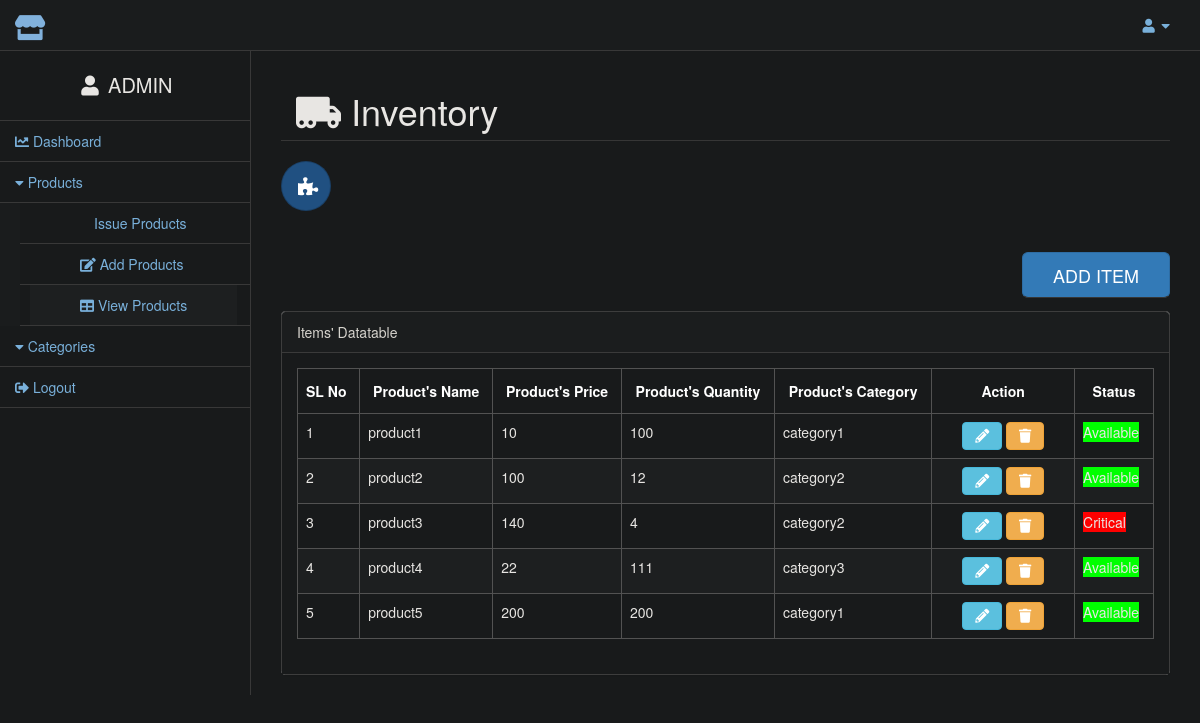
Screenshot of /datatable_inventory.php (signed in) with the database file from the repository.
### tables this page shows
CREATE TABLE `inventory` (
  `id` int(11) NOT NULL,
  `product_name` varchar(255) NOT NULL,
  `product_price` int(11) NOT NULL,
  `product_quantity` int(11) NOT NULL,
  `category` tinytext NOT NULL
);

### datatable_inventory.php (the view, shortened to what this page needs)
<?php
require 'db_connect.php';
?>
<!DOCTYPE html>
<html lang="en">
<head>
    <?php include 'head.php';
    ?>
</head>
<body>
    <div id="wrapper">
        <?php include 'navbar.php';?>
        <div id="page-wrapper">
            <div class="row">
                <div class="col-lg-12">
                    <h1 class="page-header col-lg-12"><i class="fas fa-truck-moving"></i> Inventory</h1>
                </div>
            </div>
                <div style="margin-bottom: 1px;">
                    <button type="button" class="btn btn-circle btn-bitbucket btn-lg" data-toggle="modal" data-target="#add_category_modal"><i class="fas fa-puzzle-piece"></i></button>
                </div>
                <div style="margin-bottom: 100px;">
                    <button type="button" class="btn btn-primary btn-lg page-header col-lg-2 col-lg-offset-10" data-toggle="modal" data-target="#add_item_modal">ADD ITEM</button>
                </div>
            <div class="row">
                <div class="col-lg-12">
                    <div class="panel panel-default">
                        <div class="panel-heading">
                            Items' Datatable
                        </div>
                        <div class="panel-body">
                            <div class="dataTable_wrapper">
                                <form action="<?php echo htmlspecialchars($_SERVER["PHP_SELF"]); ?>" method="post">
                                    <table width="100%" class="table table-striped table-bordered table-hover" id="inventory_datatable">
                                        <thead>
                                            <tr>
                                                <th>SL No</th>
                                                <th style="text-align: center">Product's Name</th>
                                                <th style="text-align: center">Product's Price</th>
                                                <th style="text-align: center">Product's Quantity</th>
                                                <th style="text-align: center">Product's Category</th>
                                                <th style="text-align: center">Action</th>
                                                <th style="text-align: center;">Status</th>
                                            </tr>
                                        </thead>
                                        <tbody>
                                        <?php
                                        $i=1;
                                        $select_query = "SELECT * FROM `inventory`";
                                        if($result = mysqli_query($link,$select_query)){
                                            if(mysqli_num_rows($result) > 0){
                                            while($row = mysqli_fetch_array($result)) {
                                        ?>
                                        <tr>
                                            <td><?php echo $i; $i++;?></td>
                                            <td><?php echo $row['product_name'];?></td>
                                            <td><?php echo $row['product_price'];?></td>
                                            <td><?php echo $row['product_quantity'];?></td>
                                            <td><?php echo $row['category'];?></td>
                                            <td class="col-sm-2" style="text-align: center">
                                                <a href="update_item.php?id=<?php echo $row['id'];?>" type="button" class="btn btn-info fas fa-pencil-alt" name="update"></a>
                                                <a href="delete_data.php?id=<?php echo $row['id'];?>" type="button" class="btn btn-warning fas fa-trash" name="delete" onclick="return confirm('Are you sure you want to delete?')"></a>
                                            </td>
                                            <td>
                                                <?php
                                                    $t = $row['product_quantity'];
                                                    if ($t < 10) {
                                                         ?><span style="background-color:#FF0000"><?php echo "Critical" ?></span><?php ;
                                                    } else {
                                                          ?><span style="background-color:#00FF00"><?php echo "Available" ?></span><?php ;
                                                    }
                                                ?>
                                            </td>
                                        </tr>
                                        <?php
                                        }
                                        } else{
                                            echo "No records matching your query were found.";
                                        }
                                        } else{
                                            echo "ERROR: Could not able to execute $select_query. " . mysqli_error($link);
                                        }
                                        ?>
                                        </tbody>
                                    </table>
                                </form>
                            </div>
                        </div>
                    </div>
                </div>
            </div>
        </div>
    </div>
    <?php include 'footer_js.php';?>
</body>
</html>

### head.php (shortened to what this page needs)
<link href="bower_components/bootstrap/dist/css/bootstrap.min.css" rel="stylesheet">
<link href="bower_components/bootstrap-social/bootstrap-social.css" rel="stylesheet">
<link href="bower_components/metisMenu/dist/metisMenu.min.css" rel="stylesheet">
<link href="bower_components/datatables-plugins/integration/bootstrap/3/dataTables.bootstrap.css" rel="stylesheet">
<link href="bower_components/datatables-responsive/css/dataTables.responsive.css" rel="stylesheet">
<link href="http://cdnjs.cloudflare.com/ajax/libs/summernote/0.8.11/summernote.css" rel="stylesheet">
<link href="dist/css/sb-admin-2.css?version=40" rel="stylesheet">
<link href="dist/css/timeline.css?version=3" rel="stylesheet">
<link href="bower_components/morrisjs/morris.css" rel="stylesheet">
<link rel="stylesheet" href="https://use.fontawesome.com/releases/v5.8.1/css/all.css">

### navbar.php (shortened to what this page needs)
<nav class="navbar navbar-default navbar-static-top" role="navigation" style="margin-bottom: 0">
            <div class="navbar-header">
                <a class="navbar-brand" href="index.php"><i class="fas fa-store" style="font-size:25px;color:#81b1dc;"></i></a>
            </div>
            <ul class="nav navbar-top-links navbar-right">
                <li class="dropdown">
                    <a class="dropdown-toggle" data-toggle="dropdown" href="#">
                        <i class="fa fa-user fa-fw"></i>  <i class="fa fa-caret-down"></i>
                    </a>
                </li>
            </ul>
            <div class="navbar-default sidebar" role="navigation">
                <div class="sidebar-nav navbar-collapse">
                    <ul class="nav" id="side-menu">
                        <li id="username"><i class="fa fa-user fa-fw"></i> <?php echo $_SESSION['username']; ?></li>
                        <li>
                            <a href="index.php"><i class="fas fa-chart-line"></i> Dashboard</a>
                        </li>
                        <li style="cursor: pointer"><a data-toggle="collapse" data-target="#product"><i class="fa fa-caret-down"></i> Products</a></li>
                        <div id="product" class="collapse" style="padding-left: 20px">
                             <li style="padding: 10px">
                                <a href="manage_products.php" style="text-decoration: none; padding: 10px 50px"><i class="fa fa-product-hunt" aria-hidden="true"></i>Issue Products</a>
                            </li>
                            <li style="padding: 10px">
                                <a href="add_item.php" style="text-decoration: none; padding: 10px 50px"><i class="fas fa-edit"></i> Add Products</a>
                            </li>
                            <li style="padding: 10px">
                                <a href="datatable_inventory.php" style="text-decoration: none; padding: 10px 50px"><i class="fas fa-table"></i> View Products</a>
                            </li>
                        </div>
                        <li style="cursor: pointer"><a data-toggle="collapse" data-target="#cat"><i class="fa fa-caret-down"></i> Categories</a></li>
                        <li><a href="index.php?logout='1'"><i class="fas fa-sign-out-alt"></i> Logout</a></li>
                    </ul>
                </div>
            </div>
        </nav>

### footer_js.php (shortened to what this page needs)
<link rel="stylesheet" type="text/css" href="https://cdn.datatables.net/v/bs/dt-1.10.18/r-2.2.2/datatables.min.css"/>

### rows the page displays
inventory: product_name "product1", product_price "10", product_quantity "100", category "category1", shows "Available"
inventory: product_name "product2", product_price "100", product_quantity "12", category "category2", shows "Available"
inventory: product_name "product3", product_price "140", product_quantity "4", category "category2", shows "Critical"
inventory: product_name "product4", product_price "22", product_quantity "111", category "category3", shows "Available"
inventory: product_name "product5", product_price "200", product_quantity "200", category "category1", shows "Available"

### other values shown
$_SESSION['username'] "ADMIN"
